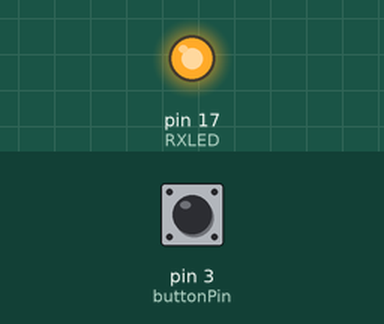
This sketch was run on a simulated Arduino Leonardo, built with avr-gcc and run on an emulated ATmega32U4. Shown: output pins drawn as LEDs (lit = HIGH). Inputs (shaded band) come from the test bench; at power-on: pin 3 (buttonPin) HIGH.

Above: at 1.2 s.
1.3 s: pin 3 (buttonPin) pulled LOW for 0.15 s
At 1.37 s:
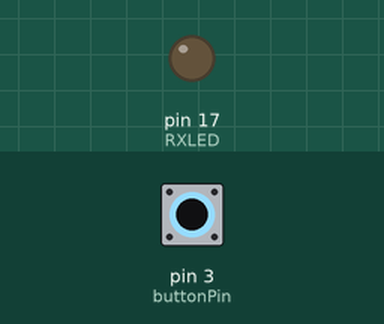
2.9 s: pin 3 (buttonPin) pulled LOW for 3.2 s
At 7.4 s:
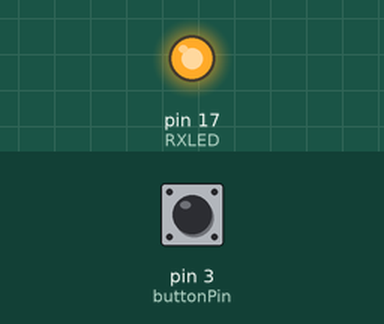
Timing chart, 0 to 8.9 s (numbered marks = the images above; inputs shaded):
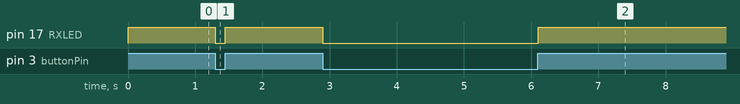

The sketch:

OneButtonWonder.ino
```cpp
/* OneButtonWonder
 *  Author: Josh Stein
 *  Date : 6-Dec-2018
 *
 *   Program to act like a single-button USB keyboard. When an input pin is pulled low (int buttonPin), the Arduino
 *   will send a keyPressed message to the USB port. When the input pin is let to float high, the Arduino sends a
 *   keyReleased message.
 *
 *   We also utilize the two controllable on-board LEDS to show status.
 */

// Define ASCII values of certain keys
#define KEY_LEFT_CTRL  0x80
#define KEY_LEFT_SHIFT 0x81
#define KEY_LEFT_ALT   0x82
#define KEY_LEFT_GUI   0x83
#define KEY_RIGHT_CTRL 0x84
#define KEY_RIGHT_SHIFT    0x85
#define KEY_RIGHT_ALT  0x86
#define KEY_RIGHT_GUI  0x87

// Make sure to include this library to have access to USB Keyboard functions.
#include <Keyboard.h>

int RXLED = 17;  // Receive LED
int buttonPin = 3;


void setup()
{
 pinMode(RXLED, OUTPUT);
 pinMode(buttonPin, INPUT);
 digitalWrite(buttonPin, HIGH);         // Pull the button input high
}

void loop()
{
  while(digitalRead(buttonPin) == 0)    // Is button low (pressed)?
  {
    digitalWrite(RXLED, LOW);           // Turn on rxLED to indicate we see the button press
    Keyboard.press(KEY_LEFT_CTRL);      // Press the required key (USB)
    delay(50);                          // debounce switch input a bit
    if (digitalRead(buttonPin) == 1) {  // Is button high (released)?
      Keyboard.release(KEY_LEFT_CTRL);  // Release key (USB)
      break;                            // Escape out of while loop
    }
  }
 digitalWrite(RXLED, HIGH);              // Turn off the RXLED to indicate we are not seeing button press
}
```

Measured:
- after the input at 1.3 s, pin 17 (RXLED): HIGH → LOW at once, → HIGH 0.15 s later
- after the input at 2.9 s, pin 17 (RXLED): HIGH → LOW at once, → HIGH 3.2 s later
